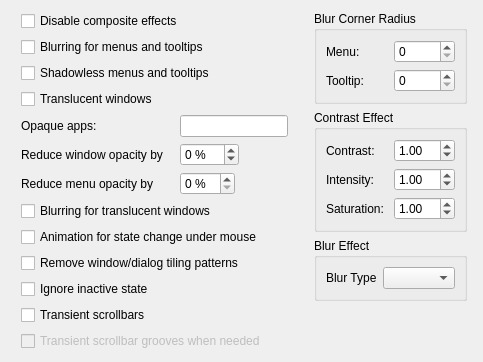
             <widget class="QWidget" name="tab_2">
              <attribute name="title">
               <string>Compositing &amp;&amp; General Look</string>
              </attribute>
              <layout class="QGridLayout" name="gridLayout_9">
               <item row="0" column="1" colspan="3">
                <widget class="QCheckBox" name="checkBoxNoComposite">
                 <property name="toolTip">
                  <string>If checked, menus, tooltips and windows
will not have translucency or shadow.

If this is disabled, see:
Miscellaneous → Respect current DE if possible</string>
                 </property>
                 <property name="whatsThis">
                  <string>&lt;html&gt;&lt;head/&gt;&lt;body&gt;&lt;p&gt;If checked, menus, tooltips and windows will not have translucency or shadow.&lt;/p&gt;&lt;p&gt;When unchecked, translucency and shadow will be available if there are appropriate elements in the theme's SVG file.&lt;/p&gt;&lt;p&gt;If this is disabled, see Miscellaneous → Respect current DE if possible.&lt;/p&gt;&lt;/body&gt;&lt;/html&gt;</string>
                 </property>
                 <property name="text">
                  <string>Disable composite effects</string>
                 </property>
                </widget>
               </item>
               <item row="0" column="5" rowspan="12">
                <layout class="QVBoxLayout" name="verticalLayout_2">
                 <item>
                  <widget class="QGroupBox" name="blurBox">
                   <property name="toolTip">
                    <string>If blurring is enabled, these values set the corner
radii for blurring translucent menus and tooltips
that have rounded corners.

Usually, a value of 2 is enough.</string>
                   </property>
                   <property name="title">
                    <string>Blur Corner Radius</string>
                   </property>
                   <layout class="QGridLayout" name="gridLayout_14">
                    <item row="0" column="1">
                     <widget class="QSpinBox" name="spinMenuBlur">
                      <property name="maximum">
                       <number>10</number>
                      </property>
                     </widget>
                    </item>
                    <item row="0" column="0">
                     <widget class="QLabel" name="label_11">
                      <property name="text">
                       <string>Menu:</string>
                      </property>
                     </widget>
                    </item>
                    <item row="1" column="0">
                     <widget class="QLabel" name="label_12">
                      <property name="text">
                       <string>Tooltip:</string>
                      </property>
                     </widget>
                    </item>
                    <item row="1" column="1">
                     <widget class="QSpinBox" name="spinTooltipBlur">
                      <property name="maximum">
                       <number>10</number>
                      </property>
                     </widget>
                    </item>
                   </layout>
                  </widget>
                 </item>
                 <item>
                  <widget class="QGroupBox" name="contrastBox">
                   <property name="toolTip">
                    <string>This needs the KDE contrast effect and is applied
only to translucent windows that support the blur
effect (but the KDE blur effect can be disabled).

A value of 1.00 means no change.</string>
                   </property>
                   <property name="title">
                    <string>Contrast Effect</string>
                   </property>
                   <layout class="QGridLayout" name="gridLayout_13">
                    <item row="2" column="0">
                     <widget class="QLabel" name="label_9">
                      <property name="text">
                       <string>Saturation:</string>
                      </property>
                     </widget>
                    </item>
                    <item row="1" column="0">
                     <widget class="QLabel" name="label_8">
                      <property name="text">
                       <string>Intensity:</string>
                      </property>
                     </widget>
                    </item>
                    <item row="0" column="0">
                     <widget class="QLabel" name="label_4">
                      <property name="text">
                       <string>Contrast:</string>
                      </property>
                     </widget>
                    </item>
                    <item row="0" column="1">
                     <widget class="QDoubleSpinBox" name="spinContrast">
                      <property name="maximum">
                       <double>2.000000000000000</double>
                      </property>
                      <property name="singleStep">
                       <double>0.100000000000000</double>
                      </property>
                      <property name="value">
                       <double>1.000000000000000</double>
                      </property>
                     </widget>
                    </item>
                    <item row="1" column="1">
                     <widget class="QDoubleSpinBox" name="spinIntensity">
                      <property name="maximum">
                       <double>2.000000000000000</double>
                      </property>
                      <property name="singleStep">
                       <double>0.100000000000000</double>
                      </property>
                      <property name="value">
                       <double>1.000000000000000</double>
                      </property>
                     </widget>
                    </item>
                    <item row="2" column="1">
                     <widget class="QDoubleSpinBox" name="spinSaturation">
                      <property name="maximum">
                       <double>2.000000000000000</double>
                      </property>
                      <property name="singleStep">
                       <double>0.100000000000000</double>
                      </property>
                      <property name="value">
                       <double>1.000000000000000</double>
                      </property>
                     </widget>
                    </item>
                   </layout>
                  </widget>
                 </item>
                 <item>
                  <widget class="QGroupBox" name="groupBox_4">
                   <property name="title">
                    <string>Blur Effect</string>
                   </property>
                   <layout class="QGridLayout" name="gridLayout_15" rowstretch="0,0" columnstretch="0,0" rowminimumheight="0,0" columnminimumwidth="0,0">
                    <item row="0" column="0">
                     <widget class="QLabel" name="label_13">
                      <property name="text">
                       <string>Blur Type</string>
                      </property>
                     </widget>
                    </item>
                    <item row="0" column="1">
                     <widget class="QComboBox" name="blurTypeComboBox">
                      <property name="sizePolicy">
                       <sizepolicy hsizetype="Minimum" vsizetype="Fixed">
                        <horstretch>0</horstretch>
                        <verstretch>0</verstretch>
                       </sizepolicy>
                      </property>
                     </widget>
                    </item>
                   </layout>
                  </widget>
                 </item>
                 <item>
                  <spacer name="verticalSpacer_14">
                   <property name="orientation">
                    <enum>Qt::Vertical</enum>
                   </property>
                   <property name="sizeHint" stdset="0">
                    <size>
                     <width>20</width>
                     <height>40</height>
                    </size>
                   </property>
                  </spacer>
                 </item>
                </layout>
               </item>
               <item row="0" column="6">
                <spacer name="horizontalSpacer_4">
                 <property name="orientation">
                  <enum>Qt::Horizontal</enum>
                 </property>
                 <property name="sizeHint" stdset="0">
                  <size>
                   <width>5</width>
                   <height>5</height>
                  </size>
                 </property>
                </spacer>
               </item>
               <item row="1" column="1" colspan="3">
                <widget class="QCheckBox" name="checkBoxBlurPopup">
                 <property name="toolTip">
                  <string>Needs KDE blur effect, a graphic card that supports it,
and translucent menu/tooltip SVG elements.

Automatically checked if window blurring is enabled.</string>
                 </property>
                 <property name="text">
                  <string>Blurring for menus and tooltips</string>
                 </property>
                </widget>
               </item>
               <item row="2" column="1" colspan="3">
                <widget class="QCheckBox" name="checkBoxShadowlessPopup">
                 <property name="toolTip">
                  <string>Do not draw shadows for menus and tooltips.

This may be useful under DEs that give
shadow to menus and tooltips.</string>
                 </property>
                 <property name="text">
                  <string>Shadowless menus and tooltips</string>
                 </property>
                </widget>
               </item>
               <item row="3" column="1" colspan="3">
                <widget class="QCheckBox" name="checkBoxTrans">
                 <property name="toolTip">
                  <string>Has effect only when there is a translucent SVG background
for windows or the window opacity is reduced (see below).</string>
                 </property>
                 <property name="text">
                  <string>Translucent windows</string>
                 </property>
                </widget>
               </item>
               <item row="4" column="1">
                <widget class="QLabel" name="opaqueLabel">
                 <property name="toolTip">
                  <string>A comma-separated list of executables,
whose windows should not be translucent.

(Some apps, like video players, may have
problems with translucency!)</string>
                 </property>
                 <property name="text">
                  <string>Opaque apps:</string>
                 </property>
                </widget>
               </item>
               <item row="4" column="2">
                <spacer name="horizontalSpacerOpaque">
                 <property name="orientation">
                  <enum>Qt::Horizontal</enum>
                 </property>
                 <property name="sizeType">
                  <enum>QSizePolicy::Minimum</enum>
                 </property>
                 <property name="sizeHint" stdset="0">
                  <size>
                   <width>5</width>
                   <height>5</height>
                  </size>
                 </property>
                </spacer>
               </item>
               <item row="4" column="3">
                <widget class="QLineEdit" name="opaqueEdit">
                 <property name="toolTip">
                  <string>A comma-separated list of executables,
whose windows should not be translucent.

(Some apps, like video players, may have
problems with translucency!)</string>
                 </property>
                </widget>
               </item>
               <item row="4" column="4">
                <spacer name="horizontalSpacer">
                 <property name="orientation">
                  <enum>Qt::Horizontal</enum>
                 </property>
                 <property name="sizeType">
                  <enum>QSizePolicy::Minimum</enum>
                 </property>
                 <property name="sizeHint" stdset="0">
                  <size>
                   <width>20</width>
                   <height>5</height>
                  </size>
                 </property>
                </spacer>
               </item>
               <item row="5" column="1" alignment="Qt::AlignLeft">
                <widget class="QLabel" name="reduceOpacityLabel">
                 <property name="toolTip">
                  <string>This will reduce the window opacity
if window translucency is enabled.

A translucent SVG background is NOT
needed for this key to work.

A negative value means that only the
opacity of inactive windows is reduced.</string>
                 </property>
                 <property name="text">
                  <string>Reduce window opacity by</string>
                 </property>
                </widget>
               </item>
               <item row="5" column="2">
                <spacer name="horizontalSpacerWinOpacity">
                 <property name="orientation">
                  <enum>Qt::Horizontal</enum>
                 </property>
                 <property name="sizeType">
                  <enum>QSizePolicy::Minimum</enum>
                 </property>
                 <property name="sizeHint" stdset="0">
                  <size>
                   <width>5</width>
                   <height>5</height>
                  </size>
                 </property>
                </spacer>
               </item>
               <item row="5" column="3" alignment="Qt::AlignLeft">
                <widget class="QSpinBox" name="spinReduceOpacity">
                 <property name="toolTip">
                  <string>This will reduce the window opacity
if window translucency is enabled.

A translucent SVG background is NOT
needed for this key to work.

A negative value means that only the
opacity of inactive windows is reduced.</string>
                 </property>
                 <property name="suffix">
                  <string> %</string>
                 </property>
                 <property name="minimum">
                  <number>-90</number>
                 </property>
                 <property name="maximum">
                  <number>90</number>
                 </property>
                </widget>
               </item>
               <item row="6" column="1" alignment="Qt::AlignLeft">
                <widget class="QLabel" name="reduceMenuOpacityLabel">
                 <property name="text">
                  <string>Reduce menu opacity by</string>
                 </property>
                </widget>
               </item>
               <item row="6" column="2">
                <spacer name="horizontalSpacerMenuOpacity">
                 <property name="orientation">
                  <enum>Qt::Horizontal</enum>
                 </property>
                 <property name="sizeType">
                  <enum>QSizePolicy::Minimum</enum>
                 </property>
                 <property name="sizeHint" stdset="0">
                  <size>
                   <width>5</width>
                   <height>5</height>
                  </size>
                 </property>
                </spacer>
               </item>
               <item row="6" column="3" alignment="Qt::AlignLeft">
                <widget class="QSpinBox" name="spinReduceMenuOpacity">
                 <property name="suffix">
                  <string> %</string>
                 </property>
                 <property name="maximum">
                  <number>90</number>
                 </property>
                </widget>
               </item>
               <item row="7" column="1" colspan="3">
                <widget class="QCheckBox" name="checkBoxBlurWindow">
                 <property name="toolTip">
                  <string>Needs KDE blur effect, a graphic card
that supports it, and a translucent
window SVG background in the theme.</string>
                 </property>
                 <property name="text">
                  <string>Blurring for translucent windows</string>
                 </property>
                </widget>
               </item>
               <item row="7" column="0">
                <spacer name="horizontalSpacer_5">
                 <property name="orientation">
                  <enum>Qt::Horizontal</enum>
                 </property>
                 <property name="sizeHint" stdset="0">
                  <size>
                   <width>10</width>
                   <height>5</height>
                  </size>
                 </property>
                </spacer>
               </item>
               <item row="8" column="1" colspan="3">
                <widget class="QCheckBox" name="checkBoxAnimation">
                 <property name="toolTip">
                  <string>A 200ms fading animation when the state of
some widgets is changed, mostly by the mouse.</string>
                 </property>
                 <property name="whatsThis">
                  <string>&lt;html&gt;&lt;head/&gt;&lt;body&gt;&lt;p&gt;A 200ms fading animation when the state of some widgets is changed, mostly by the mouse.&lt;/p&gt;&lt;p&gt;The CPU usage is negligible because often only one widget is animated. The resulting visual effect depends on the active theme.&lt;/p&gt;&lt;p&gt;These widgets are supported: buttons (including radio buttons and check boxes), combo boxes, spin boxes, slider handles, line-edits and scroll views.&lt;/p&gt;&lt;/body&gt;&lt;/html&gt;</string>
                 </property>
                 <property name="text">
                  <string>Animation for state change under mouse</string>
                 </property>
                </widget>
               </item>
               <item row="9" column="1" colspan="3">
                <widget class="QCheckBox" name="checkBoxPattern">
                 <property name="toolTip">
                  <string>Check this to remove all window/dialog tiling patterns!
Uncheck it if you want those patterns back!</string>
                 </property>
                 <property name="text">
                  <string>Remove window/dialog tiling patterns</string>
                 </property>
                </widget>
               </item>
               <item row="10" column="1" colspan="3">
                <widget class="QCheckBox" name="checkBoxInactiveness">
                 <property name="toolTip">
                  <string>Use the same colors and shapes with active and inactive
windows if this theme distinguishes between them?</string>
                 </property>
                 <property name="text">
                  <string>Ignore inactive state</string>
                 </property>
                </widget>
               </item>
               <item row="11" column="1" colspan="3">
                <widget class="QCheckBox" name="checkBoxTransient">
                 <property name="toolTip">
                  <string>Make scrollbars transient!

Transient scrollbars appear on top of
their scroll views only when needed.
They usually take no extra space.</string>
                 </property>
                 <property name="text">
                  <string>Transient scrollbars</string>
                 </property>
                </widget>
               </item>
               <item row="12" column="1" colspan="3">
                <widget class="QCheckBox" name="checkBoxTransientGroove">
                 <property name="enabled">
                  <bool>false</bool>
                 </property>
                 <property name="toolTip">
                  <string>Should transient scrollbars have
semi-transparent grooves when needed?</string>
                 </property>
                 <property name="text">
                  <string>Transient scrollbar grooves when needed</string>
                 </property>
                </widget>
               </item>
              </layout>
             </widget>
